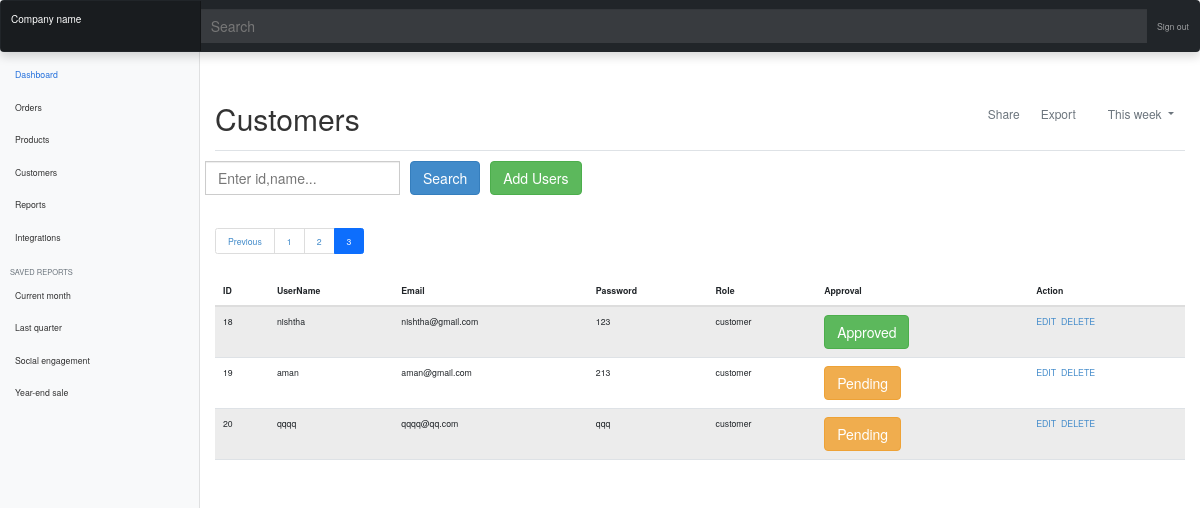
/customers.php?page=3, run on the app's committed database.
### tables this page shows
CREATE TABLE `users` (
  `id` int NOT NULL,
  `userName` varchar(50) NOT NULL,
  `email` varchar(50) NOT NULL,
  `password` varchar(50) NOT NULL,
  `type` varchar(50) NOT NULL,
  `approved` varchar(50) NOT NULL
);

### classes/DB.php (called while the page is built, shortened)
<?php
class DB
{
    public static $instance;
    public static function getInstance()
    {
        if (!isset(self::$instance)) {
            try {
                self::$instance = new PDO("mysql:host=" . DBHOST . ";dbname=" . DBNAME, DBUSER, DBPASS);
                self::$instance->setAttribute(PDO::ATTR_ERRMODE, PDO::ERRMODE_EXCEPTION);
                return self::$instance;
            } catch (PDOException $e) {
                return $e->getMessage();
            }
        }
        return self::$instance;
    }
}

### classes/User.php (the view, shortened to what this page needs)
<?php
require "DB.php";
class User extends DB
{
    public static function user_display()
    {
        $sql1 = "select count(*) from users";
        $total_records = DB::getInstance()->query($sql1)->fetchColumn();
        $limit = 3;
        $total_page = ceil($total_records / $limit);
        if(isset($_GET["page"]))
        {
        $current_page = $_GET["page"];
        }
        else{
            $current_page = 1;
        }
        $offset= ($current_page - 1) * $limit;
        $sql = "select * from users LIMIT $offset , $limit";
        $data = DB::getInstance()->query($sql);
        $html = "<br>";
        $btn1= "";
        while ($row = $data->fetch(PDO::FETCH_OBJ)) {
            if ($row->approved == '1')
            {
                $btn1 = "<form action='adminApproval.php' method='get'><input type=hidden name='uid' value='$row->id'><button class='btn btn-success' type='submit' name='btnid' value='$row->approved'>Approved</button> </form>";
            }
            else{
                $btn1 = "<form action='adminApproval.php' method='get'><input type=hidden name='uid' value='$row->id'><button class='btn btn-warning' type='submit' name='btnid' value='$row->approved'>Pending</button> </form>";
            }
            $html.= '<tr><td>'.$row->id.'</td><td>'.$row->userName.'</td><td>'.$row->email.'</td><td>'.$row->password.'</td><td>'.$row->type.'</td><td>'.$btn1.'</td><td><a href = "../editUser.php?id='.$row->id.'">EDIT</a>&nbsp;&nbsp;<a href = "../delete_user.php?id='.$row->id.'">DELETE</a></td>
            </tr>';
        }
        $html .= '<nav aria-label="Page navigation example"><ul class="pagination">';
        if($current_page > 1)
        {
            $html .= '<li class="page-item"><a class="page-link" href="customers.php?page='.($current_page-1).'">Previous</a></li>';
        }
        for($i=1 ; $i<= $total_page; $i++)
        {
            if($i == $current_page)
            {
                $active = "active";
            }
            else
            {
                $active = "";
            }
          $html .='<li class="page-item '.$active.'"><a class="page-link" href="customers.php?page='.$i.'">'.$i.'</a></li>';
        }
        $html .= '</ul> </nav>';
        echo $html;
    }
}

### assets/css/dashboard.css (style rules this page uses)
body { font-size: .875rem; }

### data on the page
users: id "18", userName "nishtha", email "nishtha@gmail.com", password "123", type "customer", $row->approved 1 (drawn)
users: id "19", userName "aman", email "aman@gmail.com", password "213", type "customer", $row->approved 0 (drawn)
users: id "20", userName "qqqq", email "qqqq@qq.com", password "qqq", type "customer", $row->approved 0 (drawn)
